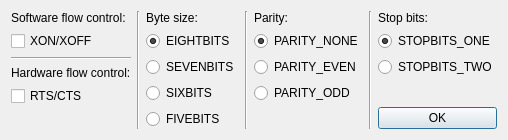
<?xml version="1.0" encoding="UTF-8"?>
<ui version="4.0">
 <class>SerialSetupDialog</class>
 <widget class="QDialog" name="SerialSetupDialog">
  <property name="geometry">
   <rect>
    <x>0</x>
    <y>0</y>
    <width>453</width>
    <height>133</height>
   </rect>
  </property>
  <property name="sizePolicy">
   <sizepolicy hsizetype="Minimum" vsizetype="Minimum">
    <horstretch>0</horstretch>
    <verstretch>0</verstretch>
   </sizepolicy>
  </property>
  <property name="windowTitle">
   <string>Serial Setup Dialog</string>
  </property>
  <property name="windowIcon">
   <iconset resource="icons.qrc">
    <normaloff>:/icons/SerialTool.png</normaloff>
    <normalon>:/icons/SerialTool.png</normalon>
    <activeon>:/icons/SerialTool.png</activeon>
    <selectedon>:/icons/SerialTool.png</selectedon>:/icons/SerialTool.png</iconset>
  </property>
  <layout class="QVBoxLayout" name="verticalLayout">
   <item>
    <layout class="QGridLayout" name="gridLayout">
     <item row="0" column="2">
      <layout class="QVBoxLayout" name="bytesize">
       <item>
        <widget class="QLabel" name="label">
         <property name="text">
          <string>Byte size:</string>
         </property>
        </widget>
       </item>
       <item>
        <widget class="QRadioButton" name="bytesize_eightbits">
         <property name="text">
          <string>EIGHTBITS</string>
         </property>
         <property name="checked">
          <bool>true</bool>
         </property>
         <attribute name="buttonGroup">
          <string notr="true">bytesize_group</string>
         </attribute>
        </widget>
       </item>
       <item>
        <widget class="QRadioButton" name="bytesize_sevenbits">
         <property name="text">
          <string>SEVENBITS</string>
         </property>
         <attribute name="buttonGroup">
          <string notr="true">bytesize_group</string>
         </attribute>
        </widget>
       </item>
       <item>
        <widget class="QRadioButton" name="bytesize_sixbits">
         <property name="text">
          <string>SIXBITS</string>
         </property>
         <attribute name="buttonGroup">
          <string notr="true">bytesize_group</string>
         </attribute>
        </widget>
       </item>
       <item>
        <widget class="QRadioButton" name="bytesize_fivebits">
         <property name="text">
          <string>FIVEBITS</string>
         </property>
         <attribute name="buttonGroup">
          <string notr="true">bytesize_group</string>
         </attribute>
        </widget>
       </item>
       <item>
        <spacer name="verticalSpacer_2">
         <property name="orientation">
          <enum>Qt::Vertical</enum>
         </property>
         <property name="sizeHint" stdset="0">
          <size>
           <width>0</width>
           <height>0</height>
          </size>
         </property>
        </spacer>
       </item>
      </layout>
     </item>
     <item row="0" column="4">
      <layout class="QVBoxLayout" name="parity">
       <item>
        <widget class="QLabel" name="label_2">
         <property name="text">
          <string>Parity:</string>
         </property>
        </widget>
       </item>
       <item>
        <widget class="QRadioButton" name="parity_none">
         <property name="text">
          <string>PARITY_NONE</string>
         </property>
         <property name="checked">
          <bool>true</bool>
         </property>
         <attribute name="buttonGroup">
          <string notr="true">parity_group</string>
         </attribute>
        </widget>
       </item>
       <item>
        <widget class="QRadioButton" name="parity_even">
         <property name="text">
          <string>PARITY_EVEN</string>
         </property>
         <attribute name="buttonGroup">
          <string notr="true">parity_group</string>
         </attribute>
        </widget>
       </item>
       <item>
        <widget class="QRadioButton" name="parity_odd">
         <property name="text">
          <string>PARITY_ODD</string>
         </property>
         <attribute name="buttonGroup">
          <string notr="true">parity_group</string>
         </attribute>
        </widget>
       </item>
       <item>
        <spacer name="verticalSpacer_4">
         <property name="orientation">
          <enum>Qt::Vertical</enum>
         </property>
         <property name="sizeHint" stdset="0">
          <size>
           <width>20</width>
           <height>0</height>
          </size>
         </property>
        </spacer>
       </item>
      </layout>
     </item>
     <item row="0" column="6">
      <layout class="QVBoxLayout" name="stop_bits">
       <item>
        <widget class="QLabel" name="label_3">
         <property name="text">
          <string>Stop bits:</string>
         </property>
        </widget>
       </item>
       <item>
        <widget class="QRadioButton" name="stopbits_one">
         <property name="text">
          <string>STOPBITS_ONE</string>
         </property>
         <property name="checked">
          <bool>true</bool>
         </property>
         <attribute name="buttonGroup">
          <string notr="true">stopbits_group</string>
         </attribute>
        </widget>
       </item>
       <item>
        <widget class="QRadioButton" name="stopbits_two">
         <property name="text">
          <string>STOPBITS_TWO</string>
         </property>
         <attribute name="buttonGroup">
          <string notr="true">stopbits_group</string>
         </attribute>
        </widget>
       </item>
       <item>
        <spacer name="verticalSpacer_5">
         <property name="orientation">
          <enum>Qt::Vertical</enum>
         </property>
         <property name="sizeHint" stdset="0">
          <size>
           <width>20</width>
           <height>0</height>
          </size>
         </property>
        </spacer>
       </item>
       <item>
        <widget class="QPushButton" name="confirm">
         <property name="text">
          <string>OK</string>
         </property>
        </widget>
       </item>
      </layout>
     </item>
     <item row="0" column="0">
      <layout class="QVBoxLayout" name="flow_control">
       <item>
        <widget class="QLabel" name="label_4">
         <property name="text">
          <string>Software flow control:</string>
         </property>
        </widget>
       </item>
       <item>
        <widget class="QCheckBox" name="flow_xon_xoff">
         <property name="text">
          <string>XON/XOFF</string>
         </property>
        </widget>
       </item>
       <item>
        <widget class="Line" name="line_2">
         <property name="orientation">
          <enum>Qt::Horizontal</enum>
         </property>
        </widget>
       </item>
       <item>
        <widget class="QLabel" name="label_5">
         <property name="text">
          <string>Hardware flow control:</string>
         </property>
        </widget>
       </item>
       <item>
        <widget class="QCheckBox" name="flow_rts_cts">
         <property name="text">
          <string>RTS/CTS</string>
         </property>
        </widget>
       </item>
       <item>
        <spacer name="verticalSpacer">
         <property name="orientation">
          <enum>Qt::Vertical</enum>
         </property>
         <property name="sizeHint" stdset="0">
          <size>
           <width>20</width>
           <height>0</height>
          </size>
         </property>
        </spacer>
       </item>
      </layout>
     </item>
     <item row="0" column="3">
      <widget class="Line" name="line_3">
       <property name="orientation">
        <enum>Qt::Vertical</enum>
       </property>
      </widget>
     </item>
     <item row="0" column="5">
      <widget class="Line" name="line_4">
       <property name="orientation">
        <enum>Qt::Vertical</enum>
       </property>
      </widget>
     </item>
     <item row="0" column="1">
      <widget class="Line" name="line">
       <property name="orientation">
        <enum>Qt::Vertical</enum>
       </property>
      </widget>
     </item>
    </layout>
   </item>
  </layout>
 </widget>
 <resources>
  <include location="icons.qrc"/>
 </resources>
 <connections/>
 <buttongroups>
  <buttongroup name="bytesize_group"/>
  <buttongroup name="stopbits_group"/>
  <buttongroup name="parity_group"/>
 </buttongroups>
</ui>
